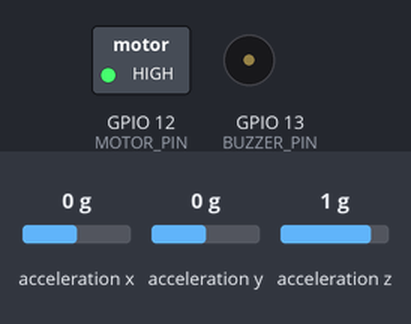
Recording of a sketch running on a simulated ESP32. Shown: switched loads named in the sketch (green lamp = pin HIGH), buzzer (waves = sounding, pin HIGH). Wiring (inferred from the names in the program): MPU-6050 motion sensor at I2C address 0x68. The inputs (shaded band) are chosen by the test bench; at power-on: acceleration x 0 g, acceleration y 0 g, acceleration z 1 g. WiFi joins after 1.5 s; servers stay silent unless stated; the camera gives no picture; what the sketch prints to the serial monitor is not drawn.

Above: at 2.1 s.
At 3.5 s:
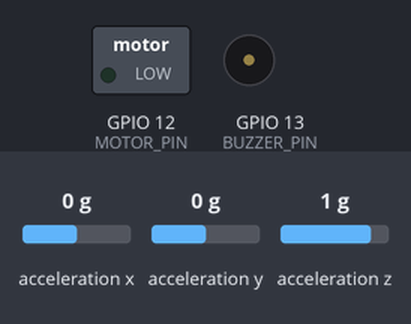
Timing chart, 0 to 5.0 s (numbered marks = the images above):
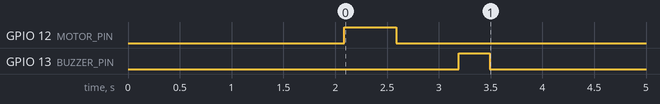

The sketch:

smart_helmet_cam_with_impact.ino
```cpp
/*
 * Smart Safety Helmet - ESP32-CAM Firmware with Impact Detection
 *
 * Hardware:
 * - ESP32-CAM (AI-Thinker)
 * - OV2640 Camera Module
 * - Vibration Motor on GPIO 12 (for fall detection)
 * - Buzzer on GPIO 13 (for impact detection)
 * - GY-521 (MPU6050) Accelerometer on I2C (GPIO 14=SDA, 15=SCL)
 *
 * Endpoints (port 80):
 * - GET /capture       - Returns single JPEG image
 * - GET /vibrate       - Triggers vibration motor (fall alert)
 * - GET /impact        - Triggers buzzer (impact alert - for testing)
 * - GET /status        - System status
 *
 * Streaming (port 81):
 * - GET /stream        - MJPEG video stream (used by edge server)
 */

#include "esp_camera.h"
#include "esp_http_server.h"
#include "WiFi.h"
#include "camera_handler.h"
#include "motor_controller.h"
#include "buzzer_controller.h"
#include "accelerometer_handler.h"

// ============================================================================
// CONFIGURATION - EDIT THESE
// ============================================================================

// WiFi credentials
const char* WIFI_SSID = "Harshit";
const char* WIFI_PASSWORD = "987654321";

// Pin definitions
#define MOTOR_PIN 12    // Vibration motor (fall detection)
#define BUZZER_PIN 13   // Buzzer (impact detection)

// Impact detection settings
#define IMPACT_CHECK_INTERVAL 50  // Check every 50ms (20 Hz)
#define ENABLE_IMPACT_DETECTION true  // Set to false to disable

// ============================================================================
// GLOBAL VARIABLES
// ============================================================================

httpd_handle_t camera_httpd = NULL;
httpd_handle_t stream_httpd = NULL;
MotorController motor(MOTOR_PIN);
BuzzerController buzzer(BUZZER_PIN);
AccelerometerHandler accel(4.0);  // 4g threshold

unsigned long lastImpactCheck = 0;
unsigned long impactCount = 0;

// ============================================================================
// HTTP HANDLERS
// ============================================================================

// Capture endpoint - returns JPEG image
static esp_err_t capture_handler(httpd_req_t *req) {
    camera_fb_t *fb = esp_camera_fb_get();

    if (!fb) {
        httpd_resp_send_500(req);
        return ESP_FAIL;
    }

    httpd_resp_set_type(req, "image/jpeg");
    httpd_resp_set_hdr(req, "Access-Control-Allow-Origin", "*");

    esp_err_t res = httpd_resp_send(req, (const char *)fb->buf, fb->len);

    esp_camera_fb_return(fb);
    return res;
}

// Vibrate endpoint - triggers motor (fall alert from camera)
static esp_err_t vibrate_handler(httpd_req_t *req) {
    motor.trigger();

    httpd_resp_set_type(req, "text/plain");
    httpd_resp_set_hdr(req, "Access-Control-Allow-Origin", "*");
    httpd_resp_send(req, "OK", 2);

    return ESP_OK;
}

// Impact endpoint - triggers buzzer (for testing)
static esp_err_t impact_handler(httpd_req_t *req) {
    buzzer.impactAlert();

    httpd_resp_set_type(req, "text/plain");
    httpd_resp_set_hdr(req, "Access-Control-Allow-Origin", "*");
    httpd_resp_send(req, "OK", 2);

    return ESP_OK;
}

// Status endpoint - system info
static esp_err_t status_handler(httpd_req_t *req) {
    char response[300];
    snprintf(response, sizeof(response),
             "{\n"
             "  \"status\": \"online\",\n"
             "  \"uptime\": %lu,\n"
             "  \"free_heap\": %u,\n"
             "  \"camera\": \"ready\",\n"
             "  \"accelerometer\": \"%s\",\n"
             "  \"impact_count\": %lu\n"
             "}",
             millis() / 1000,
             ESP.getFreeHeap(),
             accel.isInitialized() ? "ready" : "not found",
             impactCount);

    httpd_resp_set_type(req, "application/json");
    httpd_resp_set_hdr(req, "Access-Control-Allow-Origin", "*");
    httpd_resp_send(req, response, strlen(response));

    return ESP_OK;
}

// ============================================================================
// MJPEG STREAM HANDLER (port 81)
// ============================================================================

#define PART_BOUNDARY "123456789000000000000987654321"
static const char* _STREAM_CONTENT_TYPE = "multipart/x-mixed-replace;boundary=" PART_BOUNDARY;
static const char* _STREAM_BOUNDARY = "\r\n--" PART_BOUNDARY "\r\n";
static const char* _STREAM_PART = "Content-Type: image/jpeg\r\nContent-Length: %u\r\n\r\n";

static esp_err_t stream_handler(httpd_req_t *req) {
    camera_fb_t *fb = NULL;
    esp_err_t res = ESP_OK;
    char part_buf[64];

    res = httpd_resp_set_type(req, _STREAM_CONTENT_TYPE);
    if (res != ESP_OK) return res;
    httpd_resp_set_hdr(req, "Access-Control-Allow-Origin", "*");

    Serial.println("Stream client connected");

    while (true) {
        fb = esp_camera_fb_get();
        if (!fb) {
            Serial.println("Stream: frame capture failed");
            res = ESP_FAIL;
            break;
        }

        size_t hlen = snprintf(part_buf, 64, _STREAM_PART, fb->len);
        res = httpd_resp_send_chunk(req, _STREAM_BOUNDARY, strlen(_STREAM_BOUNDARY));
        if (res == ESP_OK) {
            res = httpd_resp_send_chunk(req, part_buf, hlen);
        }
        if (res == ESP_OK) {
            res = httpd_resp_send_chunk(req, (const char *)fb->buf, fb->len);
        }

        esp_camera_fb_return(fb);

        if (res != ESP_OK) break;
    }

    Serial.println("Stream client disconnected");
    return res;
}

// ============================================================================
// HTTP SERVER SETUP
// ============================================================================

void startCameraServer() {
    httpd_config_t config = HTTPD_DEFAULT_CONFIG();
    config.server_port = 80;

    // URI handlers
    httpd_uri_t capture_uri = {
        .uri       = "/capture",
        .method    = HTTP_GET,
        .handler   = capture_handler,
        .user_ctx  = NULL
    };

    httpd_uri_t vibrate_uri = {
        .uri       = "/vibrate",
        .method    = HTTP_GET,
        .handler   = vibrate_handler,
        .user_ctx  = NULL
    };

    httpd_uri_t impact_uri = {
        .uri       = "/impact",
        .method    = HTTP_GET,
        .handler   = impact_handler,
        .user_ctx  = NULL
    };

    httpd_uri_t status_uri = {
        .uri       = "/status",
        .method    = HTTP_GET,
        .handler   = status_handler,
        .user_ctx  = NULL
    };

    if (httpd_start(&camera_httpd, &config) == ESP_OK) {
        httpd_register_uri_handler(camera_httpd, &capture_uri);
        httpd_register_uri_handler(camera_httpd, &vibrate_uri);
        httpd_register_uri_handler(camera_httpd, &impact_uri);
        httpd_register_uri_handler(camera_httpd, &status_uri);

        Serial.println("HTTP server started on port 80");
    }

    // Start MJPEG stream server on port 81
    httpd_uri_t stream_uri = {
        .uri       = "/stream",
        .method    = HTTP_GET,
        .handler   = stream_handler,
        .user_ctx  = NULL
    };

    config.server_port = 81;
    config.ctrl_port = config.ctrl_port + 1;

    if (httpd_start(&stream_httpd, &config) == ESP_OK) {
        httpd_register_uri_handler(stream_httpd, &stream_uri);
        Serial.println("Stream server started on port 81");
    }
}

// ============================================================================
// SETUP
// ============================================================================

void setup() {
    Serial.begin(115200);
    Serial.println("\n\n===========================================");
    Serial.println("Smart Safety Helmet - ESP32-CAM");
    Serial.println("With Impact Detection");
    Serial.println("===========================================\n");

    // Initialize motor
    motor.begin();

    // Initialize buzzer
    buzzer.begin();

    // Initialize accelerometer
    if (ENABLE_IMPACT_DETECTION) {
        Serial.println("Initializing impact detection...");
        if (accel.begin()) {
            Serial.println("✓ Impact detection enabled");
        } else {
            Serial.println("⚠️  Accelerometer not found - impact detection disabled");
            Serial.println("   System will continue with fall detection only");
        }
    } else {
        Serial.println("⚠️  Impact detection disabled in config");
    }

    // Initialize camera
    if (!initCamera()) {
        Serial.println("Camera init FAILED!");
        while(1) {
            delay(1000);
        }
    }
    Serial.println("✓ Camera initialized");

    // Connect to WiFi
    WiFi.begin(WIFI_SSID, WIFI_PASSWORD);
    Serial.print("Connecting to WiFi");

    while (WiFi.status() != WL_CONNECTED) {
        delay(500);
        Serial.print(".");
    }

    Serial.println("\n✓ WiFi connected");
    Serial.println("\n===========================================");
    Serial.println("COPY THIS IP ADDRESS:");
    Serial.print(">>> ");
    Serial.print(WiFi.localIP());
    Serial.println(" <<<");
    Serial.println("===========================================\n");

    Serial.println("Available endpoints:");
    Serial.print("  http://");
    Serial.print(WiFi.localIP());
    Serial.println("/capture  - Get camera image");
    Serial.print("  http://");
    Serial.print(WiFi.localIP());
    Serial.println("/vibrate  - Trigger vibration motor (fall alert)");
    Serial.print("  http://");
    Serial.print(WiFi.localIP());
    Serial.println("/impact   - Trigger buzzer (impact alert - test)");
    Serial.print("  http://");
    Serial.print(WiFi.localIP());
    Serial.println("/status   - System status");
    Serial.print("  http://");
    Serial.print(WiFi.localIP());
    Serial.println(":81/stream - MJPEG video stream");

    // Start HTTP server
    startCameraServer();

    Serial.println("\n✓ System ready!");

    // Test devices
    Serial.println("\nTesting devices...");

    Serial.println("Testing vibration motor...");
    motor.trigger();
    delay(600);

    Serial.println("Testing buzzer...");
    buzzer.testBeep(300);

    Serial.println("\n===========================================");
    Serial.println("Monitoring for impacts...");
    Serial.println("===========================================\n");
}

// ============================================================================
// LOOP
// ============================================================================

void loop() {
    // Check for impacts at regular intervals
    if (ENABLE_IMPACT_DETECTION && accel.isInitialized()) {
        unsigned long currentTime = millis();

        if ((currentTime - lastImpactCheck) >= IMPACT_CHECK_INTERVAL) {
            lastImpactCheck = currentTime;

            // Check for impact
            if (accel.checkImpact()) {
                impactCount++;

                // Trigger buzzer alert
                buzzer.impactAlert();

                Serial.print("Total impacts detected: ");
                Serial.println(impactCount);
            }
        }
    }

    // Small delay to prevent watchdog issues
    delay(1);
}
```

accelerometer_handler.h
```cpp
/*
 * GY-521 (MPU6050) Accelerometer Handler
 *
 * Detects sudden impacts using the MPU6050 3-axis accelerometer
 * on the GY-521 breakout board via I2C.
 *
 * Wiring (ESP32-CAM AI-Thinker):
 *   GY-521 VCC  -> 3.3V
 *   GY-521 GND  -> GND
 *   GY-521 SDA  -> GPIO 14
 *   GY-521 SCL  -> GPIO 15
 *   GY-521 AD0  -> GND (address 0x68)
 */

#ifndef ACCELEROMETER_HANDLER_H
#define ACCELEROMETER_HANDLER_H

#include <Wire.h>

// I2C Pins for ESP32-CAM
#define I2C_SDA 14
#define I2C_SCL 15

// MPU6050 I2C address (0x68 when AD0=GND, 0x69 when AD0=VCC)
#define MPU6050_ADDR 0x68

// MPU6050 Registers
#define MPU6050_PWR_MGMT_1    0x6B
#define MPU6050_ACCEL_XOUT_H  0x3B
#define MPU6050_ACCEL_CONFIG  0x1C
#define MPU6050_CONFIG        0x1A
#define MPU6050_WHO_AM_I      0x75

// Impact detection defaults
#define IMPACT_THRESHOLD_G  4.0   // g-force threshold
#define IMPACT_DEBOUNCE_MS  500   // prevent repeated triggers

class AccelerometerHandler {
private:
    unsigned long lastImpactTime;
    float impactThreshold;
    bool initialized;

    int16_t read16(uint8_t reg) {
        Wire.beginTransmission(MPU6050_ADDR);
        Wire.write(reg);
        Wire.endTransmission(false);
        Wire.requestFrom(MPU6050_ADDR, (uint8_t)2);
        int16_t value = Wire.read() << 8;
        value |= Wire.read();
        return value;
    }

    void writeRegister(uint8_t reg, uint8_t value) {
        Wire.beginTransmission(MPU6050_ADDR);
        Wire.write(reg);
        Wire.write(value);
        Wire.endTransmission();
    }

public:
    AccelerometerHandler(float threshold = IMPACT_THRESHOLD_G) {
        impactThreshold = threshold;
        lastImpactTime = 0;
        initialized = false;
    }

    bool begin() {
        Wire.begin(I2C_SDA, I2C_SCL);
        delay(100);

        Serial.println("Initializing GY-521 (MPU6050)...");

        // Check WHO_AM_I register (should return 0x68)
        Wire.beginTransmission(MPU6050_ADDR);
        if (Wire.endTransmission() != 0) {
            Serial.println("✗ GY-521 not found - check wiring:");
            Serial.println("    SDA -> GPIO 14");
            Serial.println("    SCL -> GPIO 15");
            Serial.println("    AD0 -> GND");
            return false;
        }

        // Wake up MPU6050 (clear sleep bit)
        writeRegister(MPU6050_PWR_MGMT_1, 0x00);
        delay(100);

        // Set accelerometer range to ±8g
        // 0x00=±2g, 0x08=±4g, 0x10=±8g, 0x18=±16g
        writeRegister(MPU6050_ACCEL_CONFIG, 0x10);
        delay(10);

        // Set DLPF to ~20Hz bandwidth to filter vibration noise
        // 0x04 = Accel BW 21Hz, Gyro BW 20Hz
        writeRegister(MPU6050_CONFIG, 0x04);
        delay(10);

        Serial.println("✓ GY-521 (MPU6050) initialized (±8g, DLPF 20Hz)");
        initialized = true;
        return true;
    }

    bool checkImpact() {
        if (!initialized) return false;

        int16_t rawX = read16(MPU6050_ACCEL_XOUT_H);
        int16_t rawY = read16(MPU6050_ACCEL_XOUT_H + 2);
        int16_t rawZ = read16(MPU6050_ACCEL_XOUT_H + 4);

        // Convert to g (±8g range = 4096 LSB/g)
        float ax = rawX / 4096.0;
        float ay = rawY / 4096.0;
        float az = rawZ / 4096.0;

        // Total acceleration magnitude minus gravity
        float totalAccel = sqrt(ax * ax + ay * ay + az * az);
        float impactForce = abs(totalAccel - 1.0);

        if (impactForce > impactThreshold) {
            unsigned long currentTime = millis();
            if ((currentTime - lastImpactTime) > IMPACT_DEBOUNCE_MS) {
                lastImpactTime = currentTime;

                Serial.print("🔨 IMPACT DETECTED! Force: ");
                Serial.print(impactForce);
                Serial.println("g");

                return true;
            }
        }

        return false;
    }

    void setThreshold(float threshold) {
        impactThreshold = threshold;
        Serial.print("Impact threshold set to: ");
        Serial.print(threshold);
        Serial.println("g");
    }

    bool isInitialized() {
        return initialized;
    }
};

#endif // ACCELEROMETER_HANDLER_H
```

motor_controller.h
```cpp
/*
 * Motor Controller for Vibration Motor
 *
 * Controls vibration motor for fall alerts
 */

#ifndef MOTOR_CONTROLLER_H
#define MOTOR_CONTROLLER_H

#include <Arduino.h>

class MotorController {
private:
    int motorPin;
    unsigned long vibrationDuration;

public:
    MotorController(int pin, unsigned long duration = 500) {
        motorPin = pin;
        vibrationDuration = duration;
    }

    void begin() {
        pinMode(motorPin, OUTPUT);
        digitalWrite(motorPin, LOW);
        Serial.println("✓ Motor controller initialized");
    }

    void trigger() {
        digitalWrite(motorPin, HIGH);
        Serial.println("🔔 MOTOR ACTIVATED");
        delay(vibrationDuration);
        digitalWrite(motorPin, LOW);
    }

    void setDuration(unsigned long duration) {
        vibrationDuration = duration;
    }
};

#endif // MOTOR_CONTROLLER_H
```

Source omitted: buzzer_controller.h (3872 bytes), camera_handler.h (3796 bytes)
